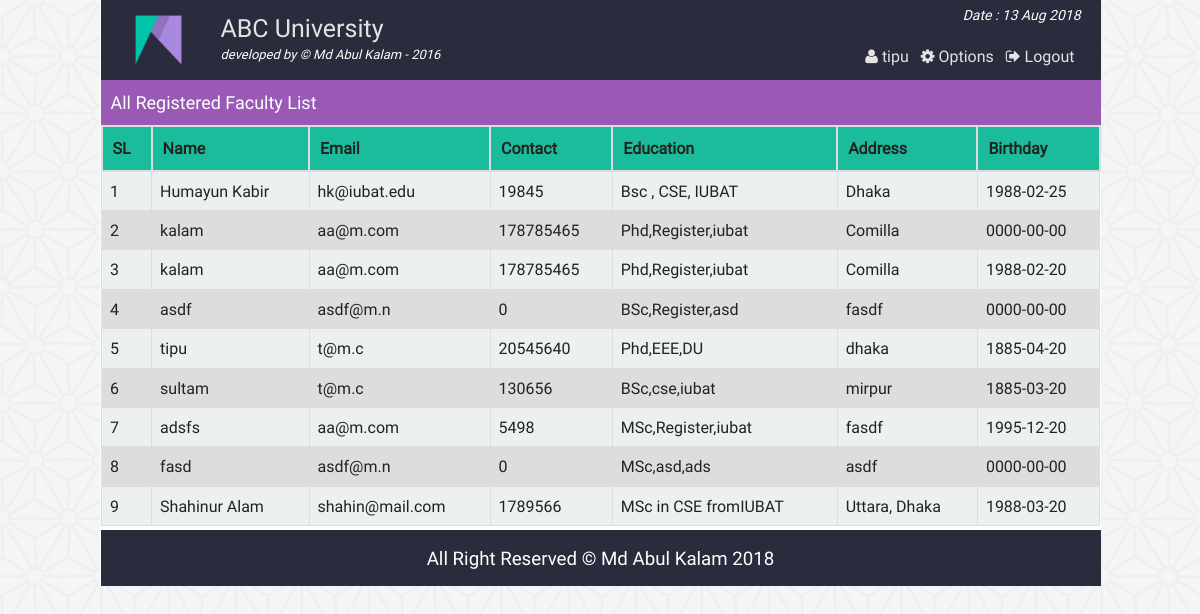
/admin_all_faculty.php (signed in), run on the app's committed database.
### tables this page shows
CREATE TABLE IF NOT EXISTS `faculty` (
  `id` int(11) NOT NULL AUTO_INCREMENT,
  `username` varchar(15) NOT NULL,
  `password` varchar(50) NOT NULL,
  `name` varchar(30) NOT NULL,
  `email` varchar(100) NOT NULL,
  `birthday` date DEFAULT NULL,
  `gender` varchar(10) NOT NULL,
  `education` varchar(100) DEFAULT NULL,
  `contact` int(100) DEFAULT NULL,
  `address` varchar(255) DEFAULT NULL,
  PRIMARY KEY (`id`),
  UNIQUE KEY `username` (`username`)
);

### php/functions.php (called while the page is built, shortened)
<?php
class login_registration_class{
	public function get_faculty(){
		global $conn;
		$sql = "select * from faculty order by id ASC";
		$result = $conn->query($sql);
		return $result;
	}
};
?>

### admin_all_faculty.php (the view, shortened to what this page needs)
<?php
	require "php/config.php";
	require_once "php/functions.php";
	$user = new login_registration_class();
?>
<?php
include "php/headertop_admin.php";
?>
<div class="all_student">
	<div class="search_st">
		<div class="hdinfo"><h3>All Registered Faculty List</h3></div>
	</div>
		<table class="tab_one">
			<tr>
				<th>SL</th>
				<th>Name</th>
				<th>Email</th>
				<th>Contact</th>
				<th>Education</th>
				<th>Address</th>
				<th>Birthday</th>
			</tr>
			<?php
			$i=0;
				$alluser =$user->get_faculty();
				while($rows = $alluser->fetch_assoc()){
				$i++;
			?>
			<tr>
				<td><?php echo $i; ?></td>
				<td><?php echo $rows['name'];?></td>
				<td><?php echo $rows['email'];?></td>
				<td><?php echo $rows['contact'];?></td>
				<td><?php echo $rows['education'];?></td>
				<td><?php echo $rows['address'];?></td>
				<td><?php echo $rows['birthday'];?></td>
			</tr>
			<?php } ?>
		</table>
</div>
<?php include "php/footerbottom.php";?>

### css/main.css (style rules this page uses)
html { color: #222; font-size: 1em; line-height: 1.4; }
body { font-family:roboto !important; background:url(../img/ptrn.png) repeat fixed; }
.st_reg th, td { padding: 8px; }
table.tab_one { width:100%; }
table.tab_one th { background:#1abc9c; padding:10px; font-weight:bold; text-align:left; }
table.tab_one td { border:1px solid #ddd; padding:8px; }
table.tab_one tr:nth-child(odd) { background:#ddd; }
table.tab_one tr:nth-child(even) { background:#ecf0f1; }
.all_student { min-height:450px; }
.search_st { background:#9b59b6; height:45px; }
.hdinfo { float:left; width:500px; }
.hdinfo h3 { font-size:18px; color:#fff; padding:10px; margin:0; font-weight:normal; }
table.att_tab tr,td,th { border:2px solid #ddd; border-collapse:collapse; padding:8px; }

### data on the page
faculty: name "Humayun Kabir", email "hk@iubat.edu", contact "19845", education "Bsc , CSE, IUBAT", address "Dhaka", birthday "1988-02-25"
faculty: name "kalam", email "aa@m.com", contact "178785465", education "Phd,Register,iubat", address "Comilla", birthday "0000-00-00"
faculty: name "kalam", email "aa@m.com", contact "178785465", education "Phd,Register,iubat", address "Comilla", birthday "1988-02-20"
faculty: name "asdf", email "asdf@m.n", contact "0", education "BSc,Register,asd", address "fasdf", birthday "0000-00-00"
faculty: name "tipu", email "t@m.c", contact "20545640", education "Phd,EEE,DU", address "dhaka", birthday "1885-04-20"
faculty: name "sultam", email "t@m.c", contact "130656", education "BSc,cse,iubat", address "mirpur", birthday "1885-03-20"
faculty: name "adsfs", email "aa@m.com", contact "5498", education "MSc,Register,iubat", address "fasdf", birthday "1995-12-20"
faculty: name "fasd", email "asdf@m.n", contact "0", education "MSc,asd,ads", address "asdf", birthday "0000-00-00"
faculty: name "Shahinur Alam", email "shahin@mail.com", contact "1789566", education "MSc in CSE fromIUBAT", address "Uttara, Dhaka", birthday "1988-03-20"

### other printed values
$admin_name "tipu"
